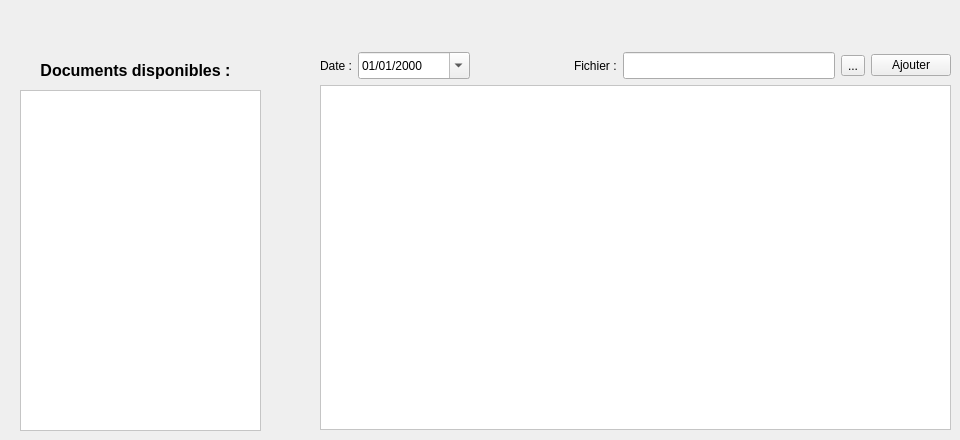
        <widget class="QWidget" name="tab_documents">
         <attribute name="title">
          <string>Documents</string>
         </attribute>
         <widget class="QListView" name="listView_doc">
          <property name="geometry">
           <rect>
            <x>20</x>
            <y>90</y>
            <width>241</width>
            <height>341</height>
           </rect>
          </property>
          <property name="styleSheet">
           <string notr="true">background-color: rgb(255, 255, 255);</string>
          </property>
         </widget>
         <widget class="QLabel" name="label_doc">
          <property name="geometry">
           <rect>
            <x>10</x>
            <y>60</y>
            <width>251</width>
            <height>20</height>
           </rect>
          </property>
          <property name="font">
           <font>
            <family>Arial</family>
            <pointsize>12</pointsize>
            <weight>75</weight>
            <bold>true</bold>
           </font>
          </property>
          <property name="text">
           <string>Documents disponibles :</string>
          </property>
          <property name="textFormat">
           <enum>Qt::PlainText</enum>
          </property>
          <property name="alignment">
           <set>Qt::AlignCenter</set>
          </property>
          <property name="buddy">
           <cstring>listView_doc</cstring>
          </property>
         </widget>
         <widget class="QWidget" name="layoutWidget">
          <property name="geometry">
           <rect>
            <x>320</x>
            <y>52</y>
            <width>631</width>
            <height>378</height>
           </rect>
          </property>
          <layout class="QVBoxLayout" name="verticalLayout_3">
           <item>
            <layout class="QHBoxLayout" name="horizontalLayout_5">
             <item>
              <widget class="QLabel" name="label_docDate">
               <property name="text">
                <string>Date :</string>
               </property>
              </widget>
             </item>
             <item>
              <widget class="QDateEdit" name="dateEdit_docDate">
               <property name="sizePolicy">
                <sizepolicy hsizetype="Fixed" vsizetype="Fixed">
                 <horstretch>0</horstretch>
                 <verstretch>0</verstretch>
                </sizepolicy>
               </property>
               <property name="minimumSize">
                <size>
                 <width>112</width>
                 <height>27</height>
                </size>
               </property>
               <property name="displayFormat">
                <string>dd/MM/yyyy</string>
               </property>
               <property name="calendarPopup">
                <bool>true</bool>
               </property>
              </widget>
             </item>
             <item>
              <spacer name="horizontalSpacer_5">
               <property name="orientation">
                <enum>Qt::Horizontal</enum>
               </property>
               <property name="sizeHint" stdset="0">
                <size>
                 <width>20</width>
                 <height>20</height>
                </size>
               </property>
              </spacer>
             </item>
             <item>
              <widget class="QLabel" name="label_docFile">
               <property name="text">
                <string>Fichier :</string>
               </property>
               <property name="buddy">
                <cstring>lineEdit_docFile</cstring>
               </property>
              </widget>
             </item>
             <item>
              <widget class="QLineEdit" name="lineEdit_docFile">
               <property name="sizePolicy">
                <sizepolicy hsizetype="Fixed" vsizetype="Fixed">
                 <horstretch>0</horstretch>
                 <verstretch>0</verstretch>
                </sizepolicy>
               </property>
               <property name="minimumSize">
                <size>
                 <width>212</width>
                 <height>27</height>
                </size>
               </property>
              </widget>
             </item>
             <item>
              <widget class="QToolButton" name="toolButton_docFile">
               <property name="toolTip">
                <string>Selectionner un fichier</string>
               </property>
               <property name="text">
                <string>...</string>
               </property>
              </widget>
             </item>
             <item>
              <widget class="QPushButton" name="pushButton_docAdd">
               <property name="toolTip">
                <string>Ajouter nouveau document au dossier</string>
               </property>
               <property name="text">
                <string>Ajouter</string>
               </property>
              </widget>
             </item>
            </layout>
           </item>
           <item>
            <widget class="QTextBrowser" name="textBrowser_doc">
             <property name="sizePolicy">
              <sizepolicy hsizetype="Preferred" vsizetype="Fixed">
               <horstretch>0</horstretch>
               <verstretch>0</verstretch>
              </sizepolicy>
             </property>
             <property name="minimumSize">
              <size>
               <width>571</width>
               <height>341</height>
              </size>
             </property>
             <property name="maximumSize">
              <size>
               <width>16777215</width>
               <height>611</height>
              </size>
             </property>
             <property name="styleSheet">
              <string notr="true">background-color: rgb(255, 255, 255);</string>
             </property>
            </widget>
           </item>
          </layout>
         </widget>
        </widget>
